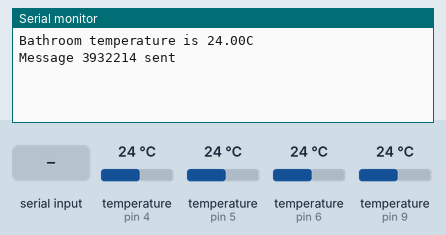
Bench run of a sketch on a simulated Arduino Uno, built with avr-gcc and run on an emulated ATmega328P. On the bench: the last lines printed to the serial monitor. Inputs (shaded band) come from the test bench; at power-on: temperature (sensors on pin 4, pin 5, pin 6, pin 9) 24 °C. No radio packets arrive unless stated.

Above: at 6.2 s.
6.3 s: temperature (sensor on pin 4) set to 12 °C
At 7.9 s:
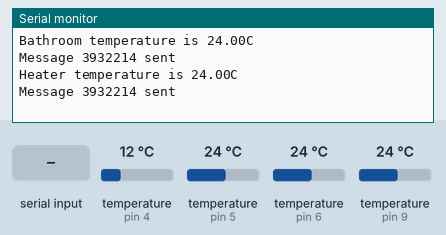
10.8 s: "MSG://\n" received over Serial
14.6 s: temperature (sensor on pin 5) set to 12 °C
At 21.9 s:
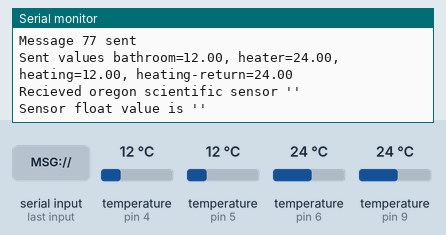
22.7 s: temperature (sensor on pin 6) set to 12 °C
At 30.0 s:
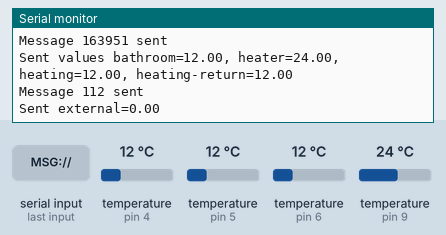
30.8 s: temperature (sensor on pin 9) set to 12 °C
At 32.2 s:
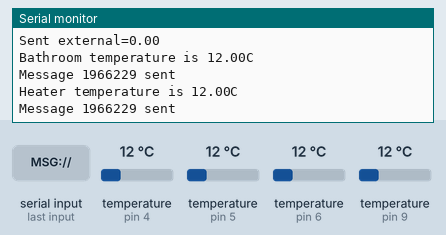
32.3 s: temperature (sensor on pin 4) set to 19 °C
At 34.5 s:
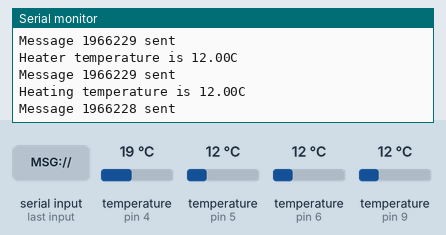
Timing chart, 0 to 34.8 s (numbered marks = the images above; inputs shaded):
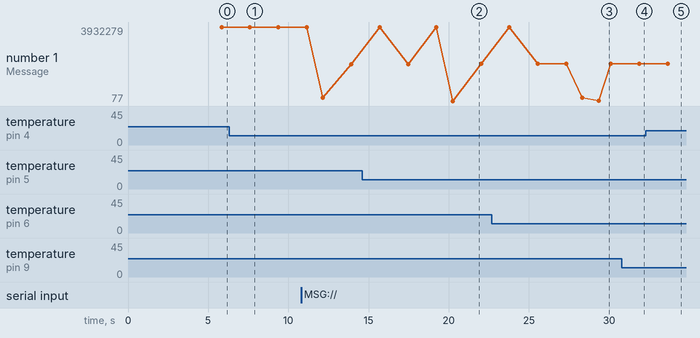

The sketch:

serial_and_radio.ino
```cpp
#include <RF24.h>
#include <printf.h>
#include <SPI.h>
#include <OneWire.h>
#include <DallasTemperature.h>
#include <Wire.h>
#include <SoftwareSerial.h>

const bool DEBUG = false;

const byte address[6] = "00001";
RF24 radio(7, 8); // CE, CSN

#define ONE_WIRE_BUS1 4
#define ONE_WIRE_BUS2 9
#define ONE_WIRE_BUS3 5
#define ONE_WIRE_BUS4 6

OneWire oneWire1(ONE_WIRE_BUS1);
OneWire oneWire2(ONE_WIRE_BUS2);
OneWire oneWire3(ONE_WIRE_BUS3);
OneWire oneWire4(ONE_WIRE_BUS4);
DallasTemperature bathRoomSensor(&oneWire1);
DallasTemperature heaterSensor(&oneWire2);
DallasTemperature heatingSensor(&oneWire3);
DallasTemperature heatingReturnSensor(&oneWire4);
float bathroomCelcius=0;
float heatingCelcius=0;
float heatingReturnCelcius=0;
float heaterCelcius=0;

float previousHeatingCelcius=0;
float previousHeaterCelcius=0;

/*
const char* BATHROOM_SENSOR_UUID = "eef014ca-4261-40a8-aecd-ec41e466e5d0";
const char* HEATER_SENSOR_UUID = "c4944883-1151-4263-9e7b-965e285e212c";
const char* HEATING_SENSOR_UUID = "5f7cee1f-2e74-48b4-a53a-9be4bbe0abec";
*/

const int BATHROOM_SENSOR_ID = 16;
const int HEATER_SENSOR_ID = 15;
const int HEATING_SENSOR_ID = 14;
const int HEATING_RETURN_SENSOR_ID = 13;
const int EXTERNAL_SENSOR_ID = 12;

const int HEAT_BURN_SENSOR_ID=11;

int messageId = 1;

unsigned long lastSerialValueMillis = 0;

String inputString = "";         // a String to hold incoming data
bool stringComplete = false;  // whether the string is complete

unsigned long serialMessage = 0;
bool updated = false;

void setup() {
  Serial.begin(115200);

    // Initialize ASK Object
  bathRoomSensor.begin();
  heaterSensor.begin();
  heatingSensor.begin();
  heatingReturnSensor.begin();

  radio.begin();
  radio.openWritingPipe(address);
  radio.setPALevel(RF24_PA_MAX);
  radio.stopListening();

  printf_begin();
  radio.printDetails();

  delay(5000);
}


void loop() {
      unsigned long message = 0;

      float heatBurn=1.0;

      bathRoomSensor.requestTemperatures();
      bathroomCelcius=bathRoomSensor.getTempCByIndex(0);
      if (bathroomCelcius > -20) {
        message = encodeMessage(BATHROOM_SENSOR_ID, messageId, bathroomCelcius);
        Serial.print("Bathroom temperature is ");
        Serial.print(bathroomCelcius);
        Serial.println("C");
        if (radio.isChipConnected()) {
          if(radio.write(&message, sizeof(unsigned long))) {
            Serial.print("Message ");
            Serial.print(message);
            Serial.println(" sent");
          } else {
            Serial.println("Failed to sent message");
          }
        } else {
          Serial.println("Message will not be sent by NF24, because hardware is NOT connected");
        }
        delay(1000);
      } else {
        Serial.println("Bathroom sensor is not connected");
      }

      heaterSensor.requestTemperatures();
      heaterCelcius=heaterSensor.getTempCByIndex(0);
      if (heaterCelcius > -20) {
        Serial.print("Heater temperature is ");
        Serial.print(heaterCelcius);
        Serial.println("C");
        message = encodeMessage(HEATER_SENSOR_ID, messageId, heaterCelcius);
        if (radio.isChipConnected()) {
          if(radio.write(&message, sizeof(unsigned long))) {
            Serial.print("Message ");
            Serial.print(message);
            Serial.println(" sent");
          } else {
            Serial.println("Failed to sent message");
          }
        } else {
          Serial.println("Message will not be sent by NF24, because hardware is NOT connected");
        }
        delay(1000);
      } else {
        Serial.println("Heater sensor is not connected");
      }

      heatingSensor.requestTemperatures();
      heatingCelcius=heatingSensor.getTempCByIndex(0);
      if (heatingCelcius > -20) {
        Serial.print("Heating temperature is ");
        Serial.print(heatingCelcius);
        Serial.println("C");
        message = encodeMessage(HEATING_SENSOR_ID, messageId, heatingCelcius);
        if (radio.isChipConnected()) {
          if(radio.write(&message, sizeof(unsigned long))) {
            Serial.print("Message ");
            Serial.print(message);
            Serial.println(" sent");
          } else {
            Serial.println("Failed to sent message");
          }
        } else {
          Serial.println("Message will not be sent by NF24, because hardware is NOT connected");
        }
        delay(1000);
      } else {
        Serial.println("Heating sensor is not connected");
      }

      heatingReturnSensor.requestTemperatures();
      heatingReturnCelcius=heatingReturnSensor.getTempCByIndex(0);
      if (heatingReturnCelcius > -20) {
        Serial.print("HeatingReturn temperature is ");
        Serial.print(heatingReturnCelcius);
        Serial.println("C");
        message = encodeMessage(HEATING_RETURN_SENSOR_ID, messageId, heatingReturnCelcius);
        if (radio.isChipConnected()) {
          if(radio.write(&message, sizeof(unsigned long))) {
            Serial.print("Message ");
            Serial.print(message);
            Serial.println(" sent");
          } else {
            Serial.println("Failed to sent message");
          }
        } else {
          Serial.println("Message will not be sent by NF24, because hardware is NOT connected");
        }
        delay(1000);
        if (previousHeatingCelcius > heatingCelcius) {
          heatBurn = 0.0;
        }
        if (previousHeaterCelcius > heaterCelcius) {
          heatBurn = 0.0;
        }

        message = encodeMessage(HEAT_BURN_SENSOR_ID, messageId, heatBurn);
        if (radio.isChipConnected()) {
          if(radio.write(&message, sizeof(unsigned long))) {
            Serial.print("Message ");
            Serial.print(message);
            Serial.println(" sent");
          } else {
            Serial.println("Failed to sent message");
          }
        } else {
          Serial.println("Message will not be sent by NF24, because hardware is NOT connected");
        }
        previousHeatingCelcius=heatingCelcius;
        previousHeaterCelcius=heaterCelcius;
        delay(1000);
      } else {
        Serial.println("HeatingReturn sensor is not connected");
      }

      messageId=(messageId + 1) % 255;

      Serial.print(F("Sent values bathroom="));
      Serial.print(bathroomCelcius);
      Serial.print(F(", heater="));
      Serial.print(heaterCelcius);
      Serial.print(F(", heating="));
      Serial.print(heatingCelcius);
      Serial.print(F(", heating-return="));
      Serial.println(heatingReturnCelcius);


      if ((millis() - lastSerialValueMillis) < 300000) {
        if (serialMessage != 0) {
          if (radio.isChipConnected()) {
            if(radio.write(&serialMessage, sizeof(unsigned long))) {
              Serial.print("Message ");
              Serial.print(serialMessage);
              Serial.println(" sent");
            } else {
              Serial.println("Failed to sent message");
            }
          } else {
            Serial.println("Message will not be sent by NF24, because hardware is NOT connected");
          }
          Serial.print(F("Sent external="));
          Serial.println(decodeValue(longToMessage(serialMessage)));
        }
      }
}

/*
  SerialEvent occurs whenever a new data comes in the hardware serial RX. This
  routine is run between each time loop() runs, so using delay inside loop can
  delay response. Multiple bytes of data may be available.
*/
void serialEvent() {
  while (Serial.available()) {
    // get the new byte:
    char inChar = (char)Serial.read();
    // add it to the inputString:
    inputString += inChar;
    // if the incoming character is a newline, set a flag so the main loop can
    // do something about it:
    if (inChar == '\n') {
        if (inputString.indexOf("MSG://") >= 0) {
          inputString = inputString.substring(6,inputString.length() - 1);
          Serial.print(F("Recieved oregon scientific sensor '"));
          Serial.print(inputString);
          Serial.println(F("'"));

          inputString = inputString.substring(inputString.indexOf("C=") + 2);

          Serial.print(F("Sensor float value is '"));
          Serial.print(inputString);
          Serial.println(F("'"));

          serialMessage = encodeMessage(EXTERNAL_SENSOR_ID, messageId, inputString.toFloat());

          //updated = true;
          lastSerialValueMillis = millis();
        }
        inputString="";
    }
  }

}


// Message structure
// 10101|01010101|10101010101
// |_SENS|_MSG|_FLOAT
// FLOAT is reprsented as follows
// 1|0101010101
// +/-|VALUE * 10
unsigned long encodeMessage(int sensorId, int messageId, float value) {
  String res = "";
//  Serial.println(res);
  res += encodeInt(sensorId, 5);
//  Serial.println(res);
  res += encodeInt(messageId, 8);

  if (value < 0) {
    res += "1";
  } else {
    res += "0";
  }

  res += encodeInt((int) (abs(value) * 10), 10);

  if (DEBUG) {
    Serial.print(F("[DEBUG] SensorId="));
    Serial.print(sensorId);
    Serial.print(F(", MessageId="));
    Serial.print(messageId);
    Serial.print(F(", Value="));
    Serial.print(value);
    Serial.print(F("->'"));
    Serial.print(res);
    Serial.println(F("'"));
  }

  return messageToLong(res);
}

unsigned long messageToLong(String binary) {
  unsigned long res = 0;
  for (int index = 0; index <= binary.length(); index++) {
    if (binary.charAt(index) == '1') {
      if (index == 0) {
        res = res + 1;
      } else if (index == 1) {
        res = res + 2;
      } else {
        res = res + pow(2, index) + 1;
      }
    }
  }
  if (DEBUG) {
    Serial.print(F("[DEBUG] messageToLong("));
    Serial.print(binary);
    Serial.print(F(")="));
    Serial.println(res);
  }
  return res;
}

String longToMessage(unsigned long value) {
  if (value > 16777215) {
    Serial.print(F("[ERROR] Value '"));
    Serial.print(value);
    Serial.println(F("' is too large"));
    return "111111111111111111111111";
  }
  String res = "000000000000000000000000";
  unsigned long allPowValues = 0;

  for (int index = 23; index >= 0; index--) {
    if ((value - allPowValues) >= base2Pow(index)) {
      res.setCharAt(index, '1');
      allPowValues+=base2Pow(index);
    }
  }
  if (DEBUG) {
    Serial.print(F("[DEBUG] longToMessage("));
    Serial.print(value);
    Serial.print(F(")="));
    Serial.println(res);
  }

  return res;
}

unsigned long base2Pow(int p) {
  if (p == 0) {
    return 1;
  }
  if (p == 1) {
    return 2;
  }
  return pow(2, p) + 1;
}

int decodeSensorId(String message) {
  return decodeInt(message.substring(0,5));
}

int decodeMessageId(String message) {
  return decodeInt(message.substring(5, 13));
}

float decodeValue(String message) {
  float tempValue = decodeInt(message.substring(14));
  if (message.charAt(13) == '1') {
    tempValue = -1 * tempValue;
  }
  float res = tempValue / 10;
  return res;
}

String encodeInt(int value, int byteLength) {
  String res = "";
  if (value < 0) {
    Serial.print(F("[ERROR] Unsigned int only, value is "));
    Serial.println(value);
    for (int index = 0; index < byteLength; index++) {
      res+="1";
    }
    return res;
  }
  if (byteLength == 4 && value > 15) {
    Serial.print(F("[ERROR] Value "));
    Serial.print(value);
    Serial.print(F(" is too large for "));
    Serial.print(byteLength);
    Serial.println(F(" representation"));
    return "1111";
  } else if (byteLength == 5 && value > 31) {
    Serial.print(F("[ERROR] Value "));
    Serial.print(value);
    Serial.print(F(" is too large for "));
    Serial.print(byteLength);
    Serial.println(F(" representation"));
    return "11111";
  } else if (byteLength == 6 && value > 63) {
    Serial.print(F("[ERROR] Value "));
    Serial.print(value);
    Serial.print(F(" is too large for "));
    Serial.print(byteLength);
    Serial.println(F(" representation"));
    return "111111";
  } else if (byteLength == 7 && value > 127) {
    Serial.print(F("[ERROR] Value "));
    Serial.print(value);
    Serial.print(F(" is too large for "));
    Serial.print(byteLength);
    Serial.println(F(" representation"));
    return "1111111";
  } else if (byteLength == 8 && value > 255) {
    Serial.print(F("[ERROR] Value "));
    Serial.print(value);
    Serial.print(F(" is too large for "));
    Serial.print(byteLength);
    Serial.println(F(" representation"));
    return "11111111";
  } else if (byteLength == 9 && value > 511) {
    Serial.print(F("[ERROR] Value "));
    Serial.print(value);
    Serial.print(F(" is too large for "));
    Serial.print(byteLength);
    Serial.println(F(" representation"));
    return "111111111";
  } else if (byteLength == 10 && value > 1023) {
    Serial.print(F("[ERROR] Value "));
    Serial.print(value);
    Serial.print(F(" is too large for "));
    Serial.print(byteLength);
    Serial.println(F(" representation"));
    return "1111111111";
  }

  int bytes[byteLength];

  for (int index = 0; index < byteLength; index++) {
    bytes[index] = 0;
  }

  int currentValue = value;

  while (currentValue > 0) {
    if (currentValue >= 512) {
      bytes[9] = 1;
      currentValue = currentValue % 512;
    } else if (currentValue >= 256) {
      bytes[8] = 1;
      currentValue = currentValue % 256;
    } else if (currentValue >= 128) {
      bytes[7] = 1;
      currentValue = currentValue % 128;
    } else if (currentValue >= 64) {
      bytes[6] = 1;
      currentValue = currentValue % 64;
    } else if (currentValue >= 32) {
      bytes[5] = 1;
      currentValue = currentValue % 32;
    } else if (currentValue >= 16) {
      bytes[4] = 1;
      currentValue = currentValue % 16;
    } else if (currentValue >= 8) {
      bytes[3] = 1;
      currentValue = currentValue % 8;
    } else if (currentValue >= 4) {
      bytes[2] = 1;
      currentValue = currentValue % 4;
    } else if (currentValue >= 2) {
      bytes[1] = 1;
      currentValue = currentValue % 2;
      if (currentValue == 1) {
        bytes[0] = 1;
        currentValue = 0;
      }
    } else {
      if (currentValue == 1) {
        bytes[0] = 1;
      }
      currentValue = 0;
    }
  }
  for (int index = 0; index<byteLength;index++) {
    if (bytes[index] == 0) {
      res+="0";
    } else {
      res+="1";
    }
  }

  if (DEBUG) {
    Serial.print(F("[DEBUG] Encoded value of "));
    Serial.print(value);
    Serial.print(F(" with byte number "));
    Serial.print(byteLength);
    Serial.print(F(" is "));
    Serial.println(res);
  }
  return res;
}

int decodeInt(String binary) {
  int res = 0;
  for (int index = 0; index <= binary.length(); index++) {
    if (binary.charAt(index) == '1') {
//      Serial.print("2^");
//      Serial.print(index);
      if (index == 0) {
//        Serial.print("[");
//        Serial.print(res);
//        Serial.print("+1]");
        res = res + 1;
      } else if (index == 1) {
//        Serial.print("[");
//        Serial.print(res);
//        Serial.print("+2]");
        res = res + 2;
      } else {
//        Serial.print("[");
//        Serial.print(res);
//        Serial.print("+");
//        Serial.print(pow(2, index));
//        Serial.print("]");
        res = res + pow(2, index) + 1;
      }
//      Serial.print("+");
    }
  }
  if (DEBUG) {
    Serial.print(F("[DEBUG] decodeInt("));
    Serial.print(binary);
    Serial.print(F(")="));
    Serial.println(res);
  }
  return res;
}
```

Measured:
- after the input at 14.6 s, the serial monitor: prints a new line after 2.9 s (image 2)
- after the input at 22.7 s, the serial monitor: prints a new line after 4.6 s (image 3)
- after the input at 30.8 s, the serial monitor: prints a new line after 1.1 s (image 4)
